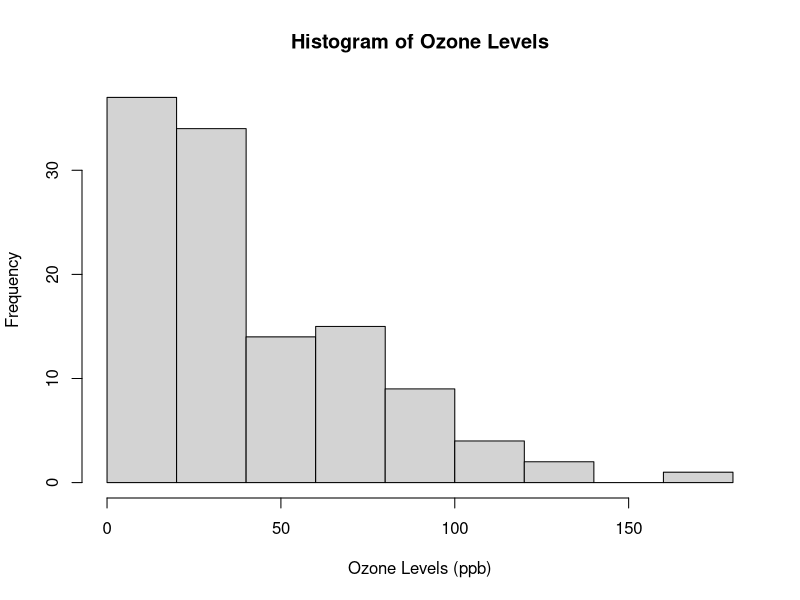
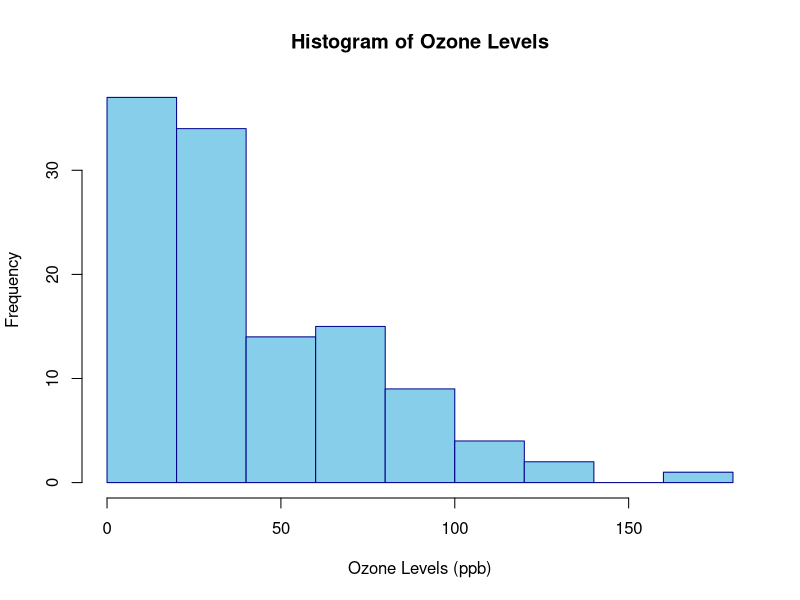
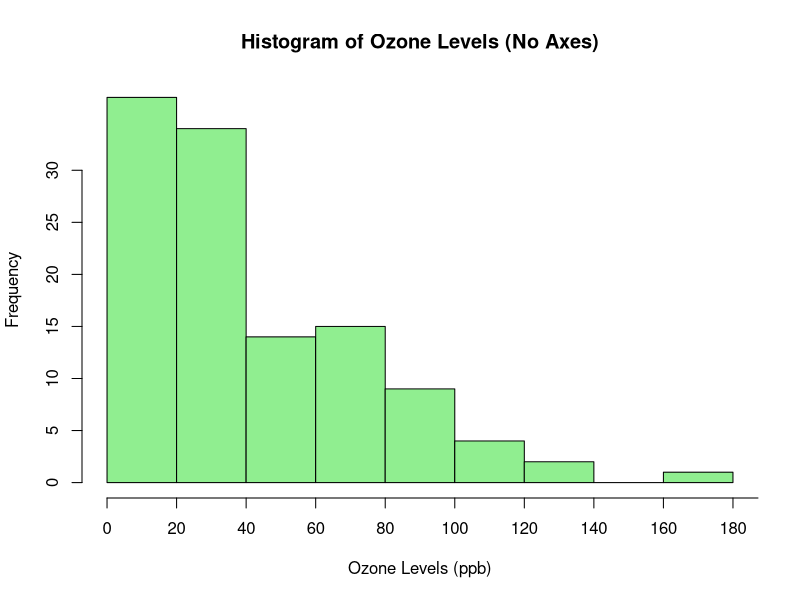
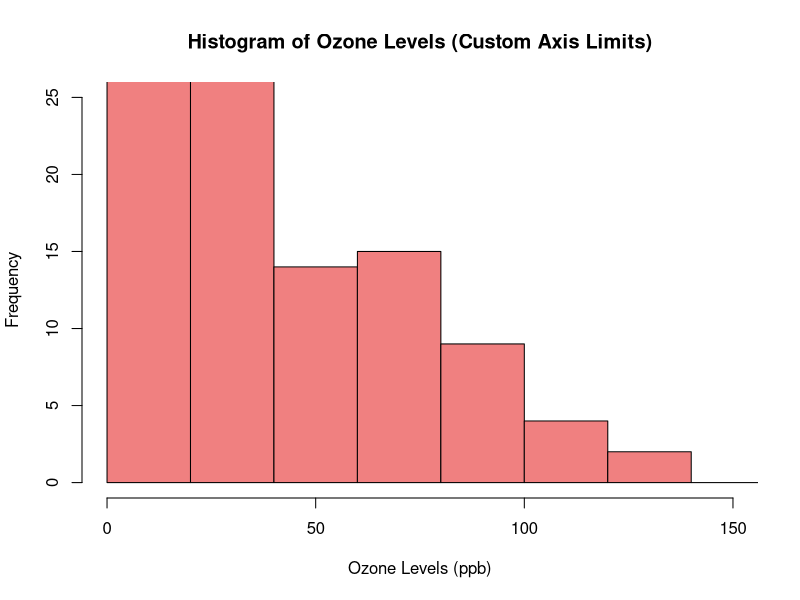
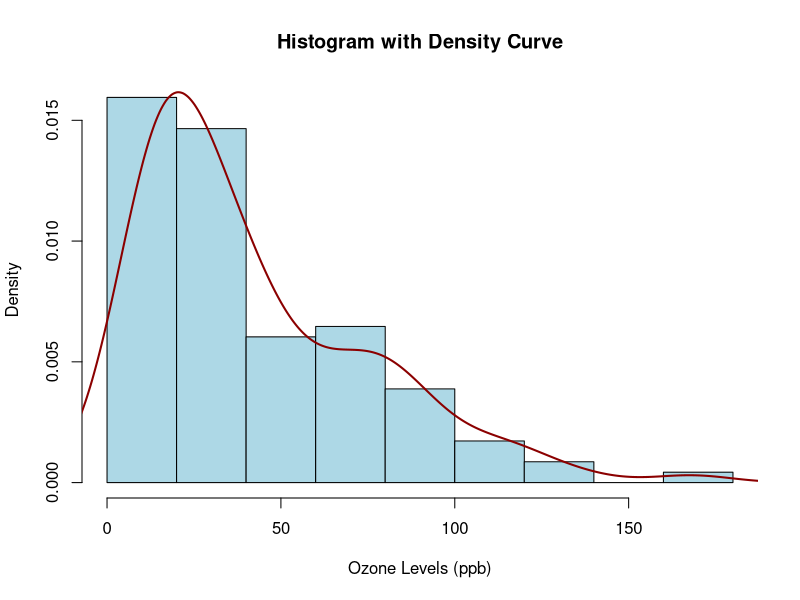

Here is the R script that generated these plots, in order:
# Load the built-in airquality dataset
data("airquality")

# View the first few rows of the dataset
head(airquality)
# Generate a histogram with a custom title and axis labels
hist(airquality$Ozone, 
     main = "Histogram of Ozone Levels", 
     xlab = "Ozone Levels (ppb)", 
     ylab = "Frequency")
# Generate a histogram with custom colors
hist(airquality$Ozone, 
     main = "Histogram of Ozone Levels", 
     xlab = "Ozone Levels (ppb)", 
     ylab = "Frequency", 
     col = "skyblue", 
     border = "darkblue")
# Generate a histogram without axes and add custom labels
hist(airquality$Ozone, 
     main = "Histogram of Ozone Levels (No Axes)", 
     xlab = "Ozone Levels (ppb)", 
     ylab = "Frequency", 
     col = "lightgreen", 
     axes = FALSE)

# Add custom axis labels
axis(1, at = seq(0, 200, 20), labels = seq(0, 200, 20))
axis(2, at = seq(0, 30, 5), labels = seq(0, 30, 5))
# Generate a histogram with custom axis limits
hist(airquality$Ozone, 
     main = "Histogram of Ozone Levels (Custom Axis Limits)", 
     xlab = "Ozone Levels (ppb)", 
     ylab = "Frequency", 
     col = "lightcoral", 
     xlim = c(0, 150), 
     ylim = c(0, 25))
hist(airquality$Ozone, 
     main = "Histogram with Density Curve", 
     xlab = "Ozone Levels (ppb)", 
     ylab = "Density", 
     col = "lightblue", 
     freq = FALSE)

lines(density(na.omit(airquality$Ozone)), col = "darkred", lwd = 2)
